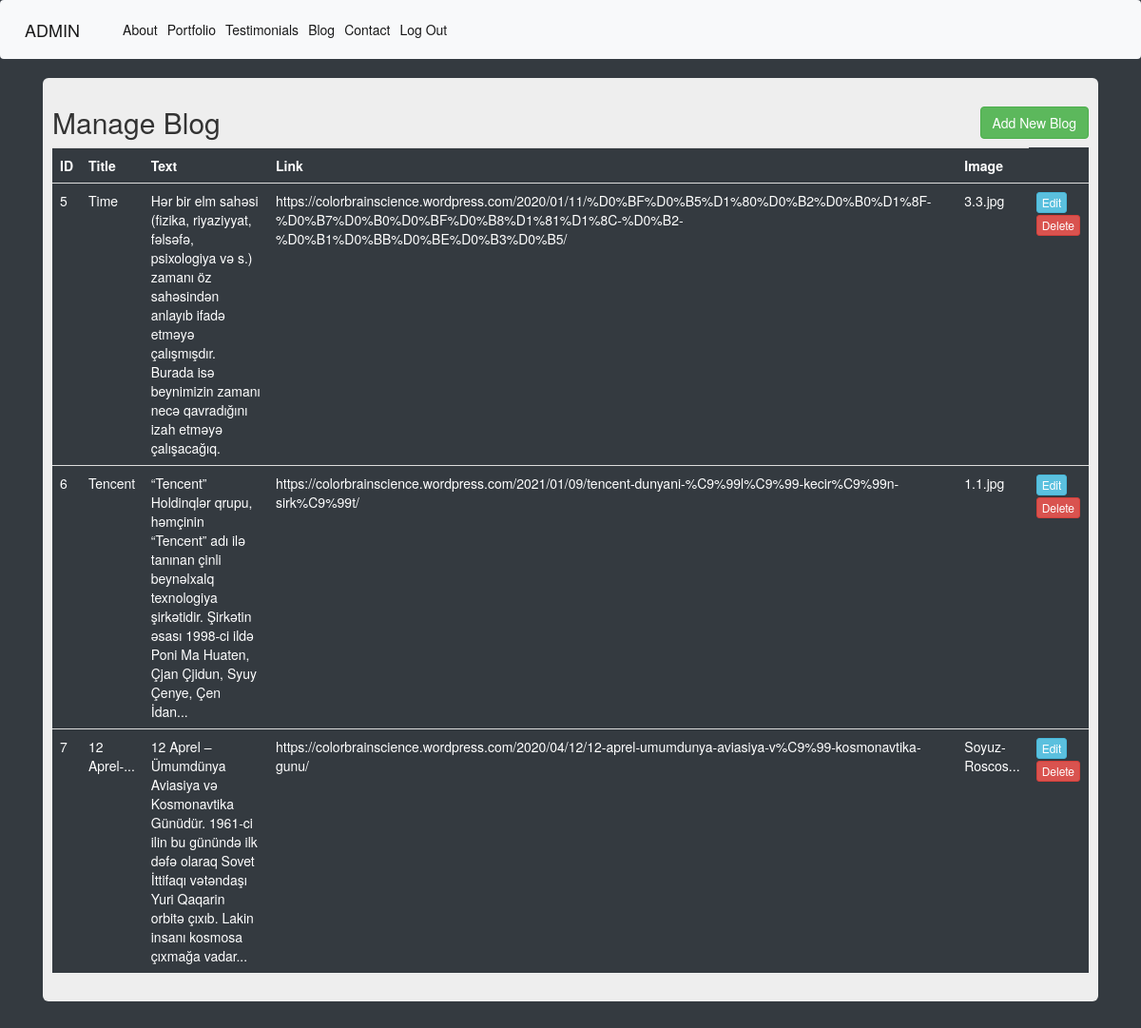
Page /admin/blog-list (signed in) on the committed database.
### Project/models.py (models this page shows, shortened)
class Blog(db.Model):
    id = db.Column(db.Integer, primary_key=True)
    title=db.Column(db.String(20), nullable=False)
    text=db.Column(db.String(100), nullable=False)
    link=db.Column(db.String(100), nullable=False)
    image = db.Column(db.String(20))

### Project/routes.py (the view)
@app.route('/admin/blog-list')
@login_required
def admin_blog_list():
    blog = Blog.query.all()
    return render_template('admin/blog-list.html', blog=blog)

### Project/models.py (called while the page is built)
@login_manager.user_loader
def load_user(user_id):
    return Admin.query.get(user_id)

### Project/templates/admin/blog-list.html
{% extends 'admin/base.html' %}
{% block content %}
<div class="container">
    <div class="row">
        <div class="col md-12">
            <div class="jumbotron p-3">
                <h2>Manage Blog <a href="{{url_for('add_blog')}}"><button type="button"  class="btn btn-success float-right"
                data-toggle="modal">Add New Blog</button> </h2></a>
                <table class="table table-hover table-dark">
                    <tr>
                        <th>ID</th>
                        <th>Title</th>
                        <th>Text</th>
                        <th>Link</th>
                        <th>Image</th>
                    </tr>
                    {% for blogitem in blog %}
                    <tr>
                        <td>{{blogitem.id}}</td>
                        <td>{{blogitem.title}}</td>
                        <td>{{blogitem.text}}</td>
                        <td>{{blogitem.link}}</td>
                        <td>{{blogitem.image|truncate(15)}}</td>
                        <td>
                            <a href="{{url_for('edit_blog', id=blogitem.id)}}" class="btn btn-info btn-xs">Edit</a>
                            <a href="{{url_for('delete_blog', id=blogitem.id)}}" class="btn btn-danger btn-xs"
                            onclick="return confirm('Are You Sure To Delete ?')">Delete</a>
                        </td>
                    </tr>
                    {% endfor %}
                </table>
            </div>
        </div>
    </div>
</div>
{% endblock %}

### rows in the picture
Blog: id "5", title "Time", text "Hər bir elm sahəsi (fizika, riyaziyyat, fəlsəfə, psixologiya və s.) zamanı öz sahəsindən anlayıb ifadə etməyə çalışmışdır. Burada isə beynimizin zamanı necə qavradığını izah etməyə çalışacağıq.", link "https://colorbrainscience.wordpress.com/2020/01/11/%D0%BF%D0%B5%D1%80%D0%B2%D0%B0%D1%8F-%D0%B7%D0%B0%D0%BF%D0%B8%D1%81%D1%8C-%D0%B2-%D0%B1%D0%BB%D0%BE%D0%B3%D0%B5/", image "3.3.jpg"
Blog: id "6", title "Tencent", text "“Tencent” Holdinqlər qrupu, həmçinin “Tencent” adı ilə tanınan çinli beynəlxalq texnologiya şirkətidir. Şirkətin əsası 1998-ci ildə Poni Ma Huaten, Çjan Çjidun, Syuy Çenye, Çen İdan...", link "https://colorbrainscience.wordpress.com/2021/01/09/tencent-dunyani-%C9%99l%C9%99-kecir%C9%99n-sirk%C9%99t/", image "1.1.jpg"
Blog: id "7", title "12 Aprel-...", text "12 Aprel – Ümumdünya Aviasiya və Kosmonavtika Günüdür. 1961-ci ilin bu günündə ilk dəfə olaraq Sovet İttifaqı vətəndaşı Yuri Qaqarin orbitə çıxıb. Lakin insanı kosmosa çıxmağa vadar...", link "https://colorbrainscience.wordpress.com/2020/04/12/12-aprel-umumdunya-aviasiya-v%C9%99-kosmonavtika-gunu/", image "Soyuz-Roscos..."
